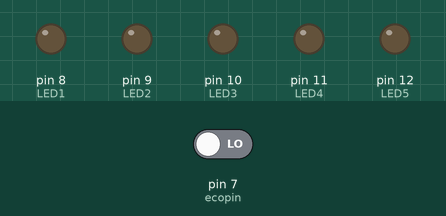
A sketch run on a simulated Arduino Uno, built with avr-gcc and run on an emulated ATmega328P. On the bench: output pins drawn as LEDs (lit = HIGH). The test bench sets the inputs (shaded band); at power-on: pin 7 (ecopin) LOW. Pins used as bus, display or sensor lines are not drawn; what the sketch prints to the serial monitor is not drawn.

Above: at 0.1 s.
At 38.5 s:
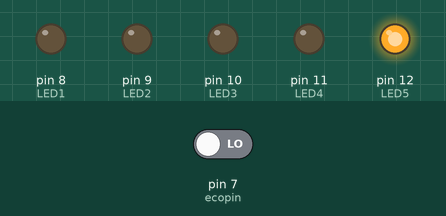
Timing chart, 0 to 40.0 s (numbered marks = the images above):
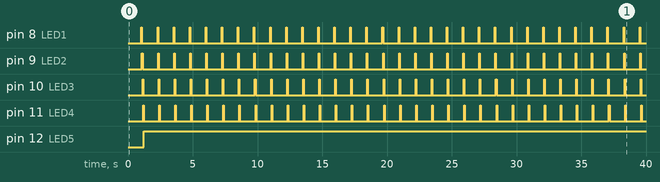

The sketch:

ultrasonic_sensor.ino
```cpp
const int trigger = 6;
const int ecopin = 7;

const int LED1 = 8;
const int LED2 = 9;
const int LED3 = 10;
const int LED4 = 11;
const int LED5 = 12;


void setup() {
  Serial.begin(115200);

  pinMode(trigger, OUTPUT);
  pinMode(ecopin, INPUT);


  pinMode(LED1, OUTPUT);
  pinMode(LED2, OUTPUT);
  pinMode(LED3, OUTPUT);
  pinMode(LED4, OUTPUT);
  pinMode(LED5, OUTPUT);


  Serial.write("programme working :)");
}

float getDistance() {
  float time;
  float distance;
  digitalWrite(trigger, LOW);
  delay(20);
  digitalWrite(trigger, HIGH);
  delay(20);
  digitalWrite(trigger, LOW);

  time = pulseIn(ecopin, HIGH);
  distance = (0.034 * time) / 2;

  return distance;
}


void LED_ON() {

  digitalWrite(LED1, HIGH);
  delay(40);
  digitalWrite(LED1, LOW);
  digitalWrite(LED2, HIGH);
  delay(40);
  digitalWrite(LED2, LOW);
  digitalWrite(LED3, HIGH);
  delay(40);
  digitalWrite(LED3, LOW);
  digitalWrite(LED4, HIGH);
  delay(40);
  digitalWrite(LED4, LOW);
  digitalWrite(LED5, HIGH);
  delay(40);
}


void loop() {
  float distances = getDistance();

  Serial.print("Distance: ");
  Serial.print(distances);
  Serial.println(" cm");

  if (distances < 30) {
    Serial.print("testing...");
    LED_ON();
  }
}
```

Measured:
- by itself, pin 8 (LED1), pin 9 (LED2), pin 10 (LED3), pin 11 (LED4): alternates HIGH for 0.04 s and LOW for 1.2 s
- by itself, pin 12 (LED5): LOW → HIGH at 1.2 s
